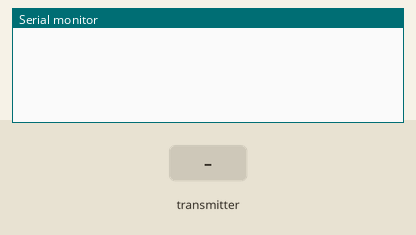
Bench run of a sketch on a simulated ESP32. Shown: the last lines printed to the serial monitor. The test bench sets the inputs (shaded band).

Above: at 1.2 s.
1.3 s: the transmitter starts sending id = 0
At 1.66 s:
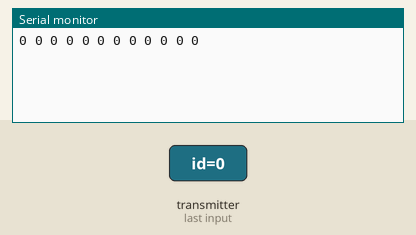
3.3 s: the transmitter starts sending rssi = 1024
At 3.66 s:
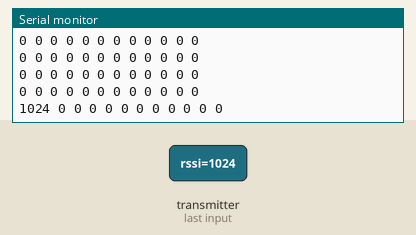
4.8 s: the transmitter starts sending id = 1
At 5.16 s:
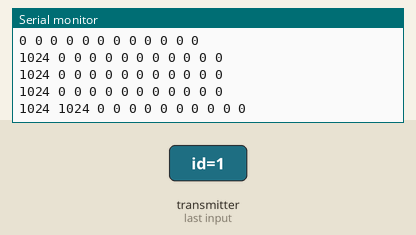
6.3 s: the transmitter starts sending rssi = 2048
At 6.66 s:
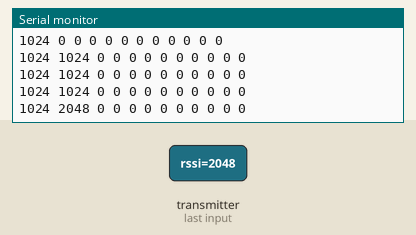
Timing chart, 0 to 8.8 s (numbered marks = the images above; inputs shaded):
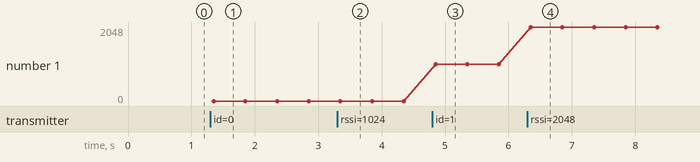

Measured:
- after the input at 1.3 s, the serial monitor: prints a new line after 0.05 s (image 1)
- after the input at 3.3 s, the serial monitor: prints a new line after 0.05 s (image 2)
- after the input at 4.8 s, the serial monitor: prints a new line after 0.05 s (image 3)
- after the input at 6.3 s, the serial monitor: prints a new line after 0.05 s (image 4)
- plotted number 1: 1024 → 2048 after the input at 6.3 s

The sketch:

Receiver.ino
```cpp
#include <esp_now.h>
#include <WiFi.h>

typedef struct struct_message {
  int id;
  int rssi;
} struct_message;

const int NUMBER_OF_BOARD = 12;
struct_message myData;
struct_message boardsStruct[NUMBER_OF_BOARD];

// callback function that will be executed when data is received
void OnDataRecv(const uint8_t * mac, const uint8_t *incomingData, int len) {

  memcpy(&myData, incomingData, sizeof(myData));
  boardsStruct[myData.id].rssi = myData.rssi;
  for (int i = 0; i < NUMBER_OF_BOARD; i++) {
    Serial.print(boardsStruct[i].rssi);
    Serial.print(" ");
  }

  Serial.println();
}

void setup() {
  // Initialize Serial Monitor
  Serial.begin(115200);

  // Set device as a Wi-Fi Station
  WiFi.mode(WIFI_STA);

  // Init ESP-NOW
  if (esp_now_init() != ESP_OK) {
    Serial.println("Error initializing ESP-NOW");
    return;
  }

  // Once ESPNow is successfully Init, we will register for recv CB to
  // get recv packer info
  esp_now_register_recv_cb(OnDataRecv);
}

void loop() {
  delay(1000);
}
```
